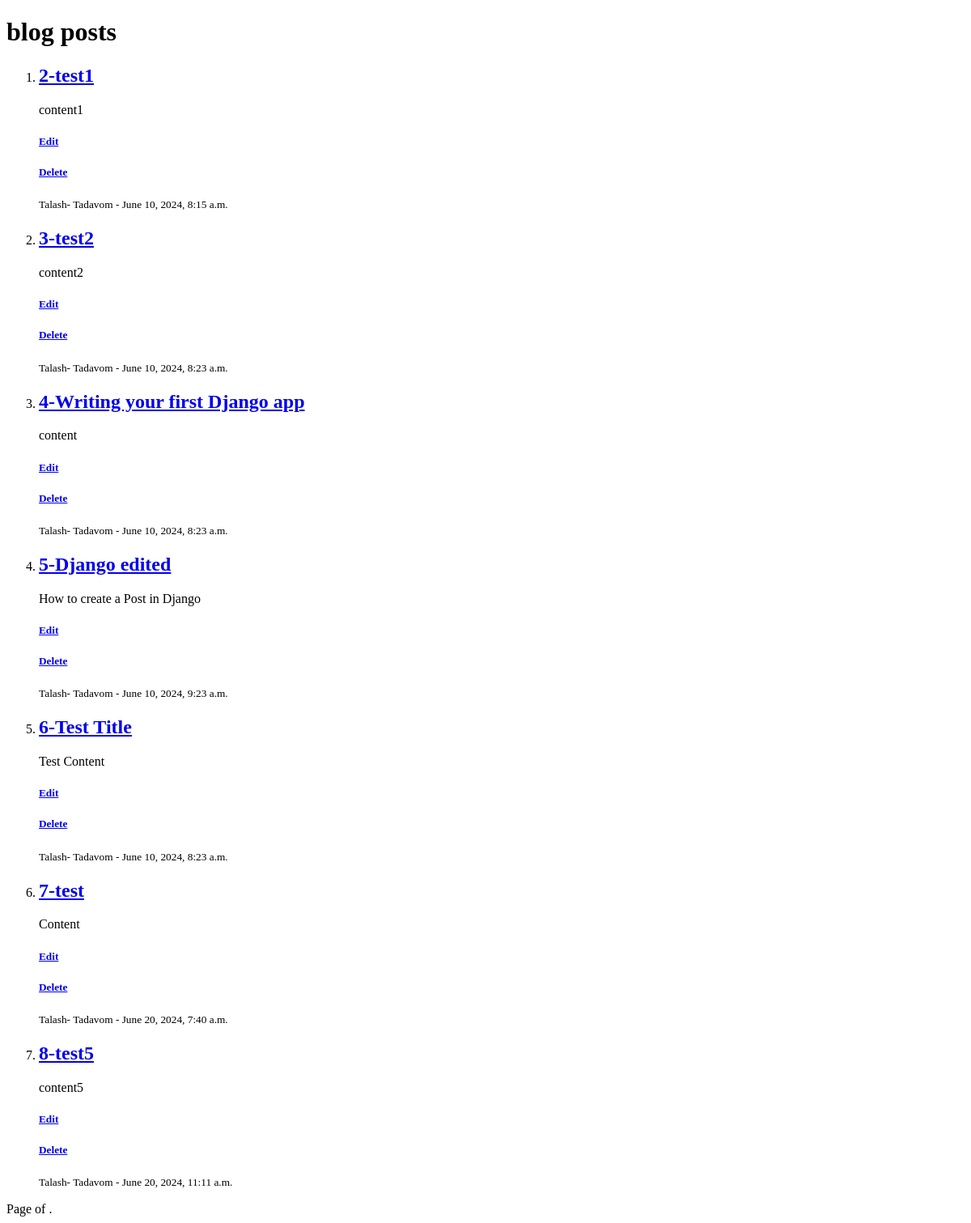
/blog/post/ (signed in), run on an earlier commit of the app's database.
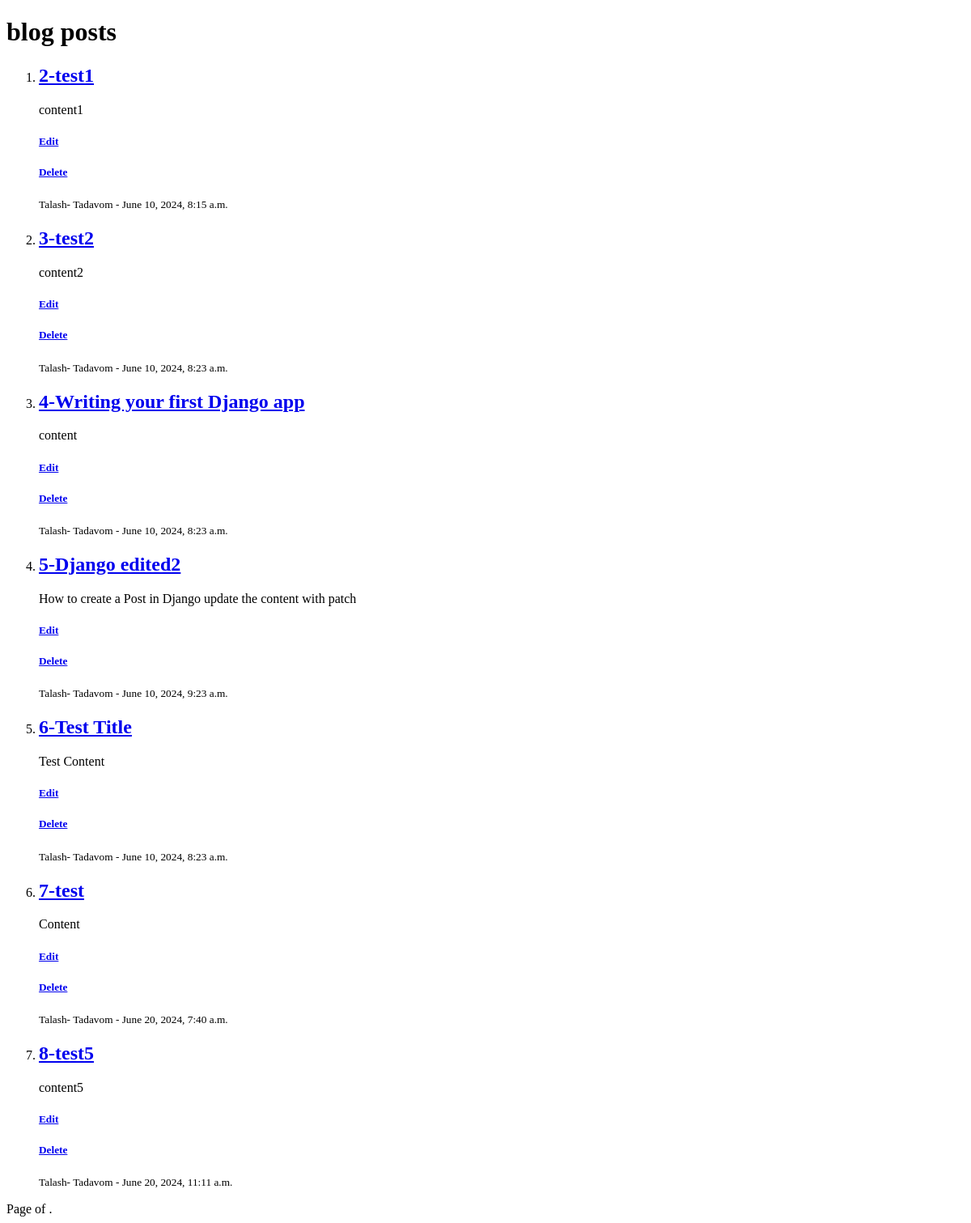
And on a later commit of the database.
### blog/models.py (models this page shows, shortened)
class Post(models.Model):
    author = models.ForeignKey('accounts.Profile', on_delete=models.CASCADE)
    image = models.ImageField(null=True, blank=True)
    title = models.CharField(max_length=250)
    content = models.TextField()
    status = models.BooleanField()
    category = models.ForeignKey('Category', on_delete=models.SET_NULL, null=True)
    created_date = models.DateTimeField(auto_now_add=True)
    updated_date = models.DateTimeField(auto_now=True)
    published_date = models.DateTimeField()

### accounts/models.py (models this page shows, shortened)
class Profile(models.Model):
    user = models.ForeignKey(User,on_delete=models.CASCADE)
    first_name = models.CharField(max_length=250)
    last_name = models.CharField(max_length=250)
    image = models.ImageField(blank=True,null=True)
    description = models.TextField()
    created_date = models.DateTimeField(auto_now_add=True)
    updated_date = models.DateTimeField(auto_now=True)

### blog/views.py (the view)
# urls.py: path('post/',views.PostList.as_view(), name="post-list"),
class PostList(LoginRequiredMixin,PermissionRequiredMixin,ListView):
    permission_required ='blog.view_post'
    queryset = Post.objects.all()
    context_object_name = "posts"
    ordering = 'id'

### templates/blog/post_list.html (shortened to what this page needs)
<!DOCTYPE html>
<html lang="en">
<head>
</head>
<body>
    <h1> blog posts </h1>
    <ol>
    {% for post in posts %}
    <li>
  <a href="{% url 'blog:post-detail' pk=post.id %}"><h2> {{post.id}}-{{post.title}} </h2></a>
  <p> {{post.content}} </p>
  <a href="{% url 'blog:post-edit' pk=post.id %}">
              <h5>Edit</h5>
          </a>
  <a href="{% url 'blog:post-delete' pk=post.id %}">
                <h5>Delete</h5>
  </a>
  <small>{{post.author.first_name}}- {{post.author.last_name}} - {{post.published_date}}</small>
    </li>
    {% endfor %}
    </ol>
    <div class="pagination">
        <span class="step-links">
            <span class="current">
                Page {{ page_obj.number }} of {{ page_obj.paginator.num_pages }}.
            </span>
        </span>
    </div>
</body>
</html>

What changed in the data, as far as the page shows it:
changed Post id 5: title "Django edited" → "Django edited2"; content "How to create a Post in Django" → "How to create a Post in Django update the content with patch"
